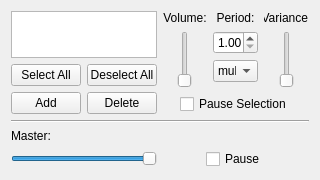
<ui version="4.0" >
 <class>RandomCtrlUi</class>
 <widget class="QWidget" name="RandomCtrlUi" >
  <property name="geometry" >
   <rect>
    <x>0</x>
    <y>0</y>
    <width>320</width>
    <height>180</height>
   </rect>
  </property>
  <property name="sizePolicy" >
   <sizepolicy vsizetype="Fixed" hsizetype="Fixed" >
    <horstretch>0</horstretch>
    <verstretch>0</verstretch>
   </sizepolicy>
  </property>
  <property name="minimumSize" >
   <size>
    <width>320</width>
    <height>180</height>
   </size>
  </property>
  <property name="maximumSize" >
   <size>
    <width>320</width>
    <height>180</height>
   </size>
  </property>
  <layout class="QGridLayout" >
   <item row="0" column="0" >
    <widget class="QListView" name="m_effectList" >
     <property name="selectionMode" >
      <enum>QAbstractItemView::ExtendedSelection</enum>
     </property>
     <property name="selectionBehavior" >
      <enum>QAbstractItemView::SelectRows</enum>
     </property>
    </widget>
   </item>
   <item rowspan="2" row="0" column="1" >
    <layout class="QHBoxLayout" >
     <item>
      <layout class="QVBoxLayout" >
       <item>
        <widget class="QLabel" name="label_2" >
         <property name="text" >
          <string>Volume:</string>
         </property>
         <property name="alignment" >
          <set>Qt::AlignCenter</set>
         </property>
        </widget>
       </item>
       <item>
        <layout class="QHBoxLayout" >
         <item>
          <widget class="QSlider" name="m_selectionVolSld" >
           <property name="sizePolicy" >
            <sizepolicy vsizetype="Expanding" hsizetype="Fixed" >
             <horstretch>0</horstretch>
             <verstretch>0</verstretch>
            </sizepolicy>
           </property>
           <property name="maximum" >
            <number>100</number>
           </property>
           <property name="orientation" >
            <enum>Qt::Vertical</enum>
           </property>
          </widget>
         </item>
        </layout>
       </item>
      </layout>
     </item>
     <item>
      <layout class="QVBoxLayout" >
       <item>
        <widget class="QLabel" name="label" >
         <property name="text" >
          <string>Period:</string>
         </property>
         <property name="alignment" >
          <set>Qt::AlignCenter</set>
         </property>
        </widget>
       </item>
       <item>
        <layout class="QVBoxLayout" >
         <item>
          <widget class="QDoubleSpinBox" name="m_selectionPerValSpn" >
           <property name="minimum" >
            <double>1.000000000000000</double>
           </property>
          </widget>
         </item>
         <item>
          <widget class="QComboBox" name="m_selectionPerTypeCbo" >
           <item>
            <property name="text" >
             <string>mult</string>
            </property>
           </item>
           <item>
            <property name="text" >
             <string>sec</string>
            </property>
           </item>
          </widget>
         </item>
         <item>
          <spacer>
           <property name="orientation" >
            <enum>Qt::Vertical</enum>
           </property>
           <property name="sizeHint" >
            <size>
             <width>20</width>
             <height>40</height>
            </size>
           </property>
          </spacer>
         </item>
        </layout>
       </item>
      </layout>
     </item>
     <item>
      <layout class="QVBoxLayout" >
       <item>
        <widget class="QLabel" name="label_4" >
         <property name="text" >
          <string>Variance:</string>
         </property>
         <property name="alignment" >
          <set>Qt::AlignCenter</set>
         </property>
        </widget>
       </item>
       <item>
        <layout class="QHBoxLayout" >
         <item>
          <widget class="QSlider" name="m_selectionVarSld" >
           <property name="sizePolicy" >
            <sizepolicy vsizetype="Expanding" hsizetype="Fixed" >
             <horstretch>0</horstretch>
             <verstretch>0</verstretch>
            </sizepolicy>
           </property>
           <property name="maximum" >
            <number>100</number>
           </property>
           <property name="orientation" >
            <enum>Qt::Vertical</enum>
           </property>
          </widget>
         </item>
        </layout>
       </item>
      </layout>
     </item>
    </layout>
   </item>
   <item rowspan="2" row="1" column="0" >
    <layout class="QGridLayout" >
     <item row="0" column="0" >
      <widget class="QPushButton" name="m_selectAllBtn" >
       <property name="text" >
        <string>Select All</string>
       </property>
      </widget>
     </item>
     <item row="0" column="1" >
      <widget class="QPushButton" name="m_deselectAllBtn" >
       <property name="text" >
        <string>Deselect All</string>
       </property>
      </widget>
     </item>
     <item row="1" column="0" >
      <widget class="QPushButton" name="m_addBtn" >
       <property name="text" >
        <string>Add</string>
       </property>
      </widget>
     </item>
     <item row="1" column="1" >
      <widget class="QPushButton" name="m_deleteBtn" >
       <property name="text" >
        <string>Delete</string>
       </property>
      </widget>
     </item>
    </layout>
   </item>
   <item row="2" column="1" >
    <layout class="QHBoxLayout" >
     <item>
      <spacer>
       <property name="orientation" >
        <enum>Qt::Horizontal</enum>
       </property>
       <property name="sizeType" >
        <enum>QSizePolicy::MinimumExpanding</enum>
       </property>
       <property name="sizeHint" >
        <size>
         <width>1</width>
         <height>20</height>
        </size>
       </property>
      </spacer>
     </item>
     <item>
      <widget class="QCheckBox" name="m_selectionMuteChk" >
       <property name="text" >
        <string>Pause Selection</string>
       </property>
      </widget>
     </item>
     <item>
      <spacer>
       <property name="orientation" >
        <enum>Qt::Horizontal</enum>
       </property>
       <property name="sizeType" >
        <enum>QSizePolicy::MinimumExpanding</enum>
       </property>
       <property name="sizeHint" >
        <size>
         <width>1</width>
         <height>20</height>
        </size>
       </property>
      </spacer>
     </item>
    </layout>
   </item>
   <item row="3" column="0" colspan="2" >
    <widget class="Line" name="line" >
     <property name="sizePolicy" >
      <sizepolicy vsizetype="Fixed" hsizetype="Expanding" >
       <horstretch>0</horstretch>
       <verstretch>0</verstretch>
      </sizepolicy>
     </property>
     <property name="orientation" >
      <enum>Qt::Horizontal</enum>
     </property>
    </widget>
   </item>
   <item row="4" column="0" >
    <widget class="QLabel" name="label_3" >
     <property name="sizePolicy" >
      <sizepolicy vsizetype="Maximum" hsizetype="Maximum" >
       <horstretch>0</horstretch>
       <verstretch>0</verstretch>
      </sizepolicy>
     </property>
     <property name="text" >
      <string>Master:</string>
     </property>
    </widget>
   </item>
   <item row="5" column="0" >
    <widget class="QSlider" name="m_globalVolSld" >
     <property name="sizePolicy" >
      <sizepolicy vsizetype="Fixed" hsizetype="Expanding" >
       <horstretch>0</horstretch>
       <verstretch>0</verstretch>
      </sizepolicy>
     </property>
     <property name="maximum" >
      <number>100</number>
     </property>
     <property name="value" >
      <number>100</number>
     </property>
     <property name="orientation" >
      <enum>Qt::Horizontal</enum>
     </property>
    </widget>
   </item>
   <item row="5" column="1" >
    <layout class="QHBoxLayout" >
     <item>
      <spacer>
       <property name="orientation" >
        <enum>Qt::Horizontal</enum>
       </property>
       <property name="sizeType" >
        <enum>QSizePolicy::MinimumExpanding</enum>
       </property>
       <property name="sizeHint" >
        <size>
         <width>1</width>
         <height>20</height>
        </size>
       </property>
      </spacer>
     </item>
     <item>
      <widget class="QCheckBox" name="m_globalMuteChk" >
       <property name="text" >
        <string>Pause</string>
       </property>
      </widget>
     </item>
     <item>
      <spacer>
       <property name="orientation" >
        <enum>Qt::Horizontal</enum>
       </property>
       <property name="sizeType" >
        <enum>QSizePolicy::MinimumExpanding</enum>
       </property>
       <property name="sizeHint" >
        <size>
         <width>1</width>
         <height>20</height>
        </size>
       </property>
      </spacer>
     </item>
    </layout>
   </item>
  </layout>
 </widget>
 <resources/>
 <connections/>
</ui>
